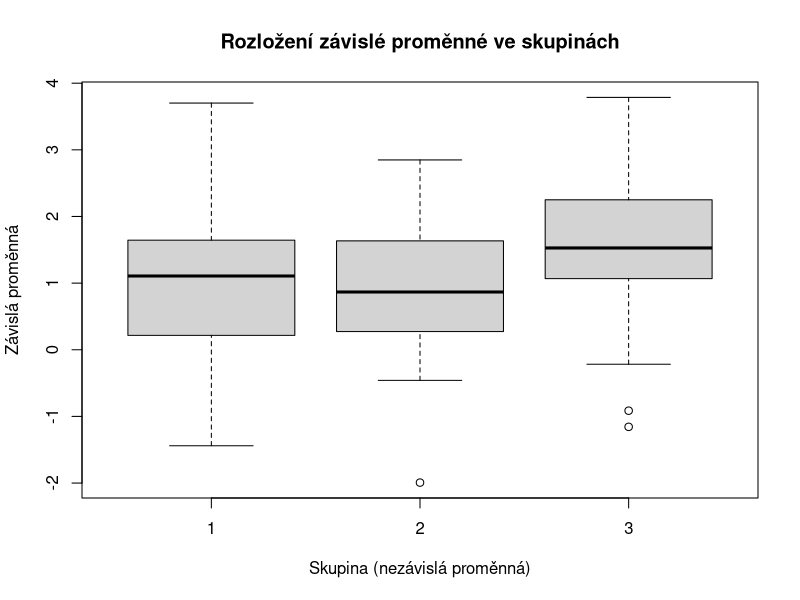
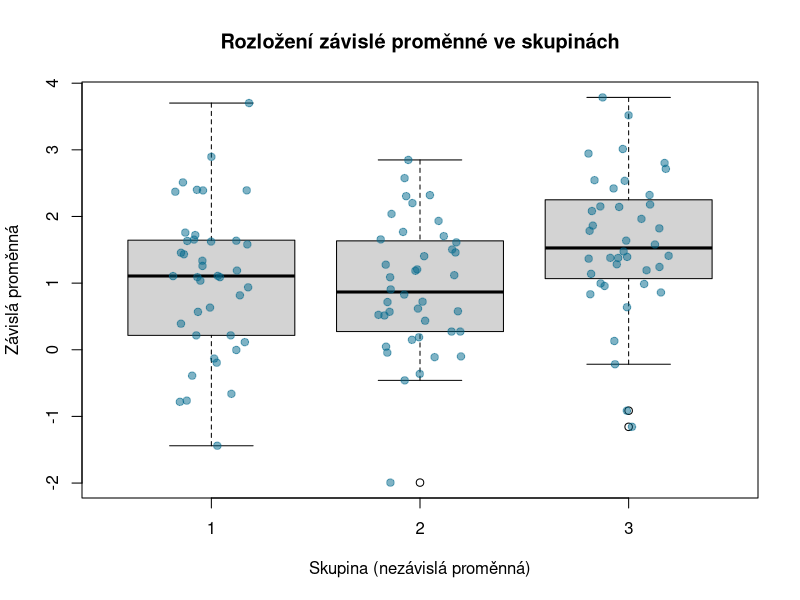
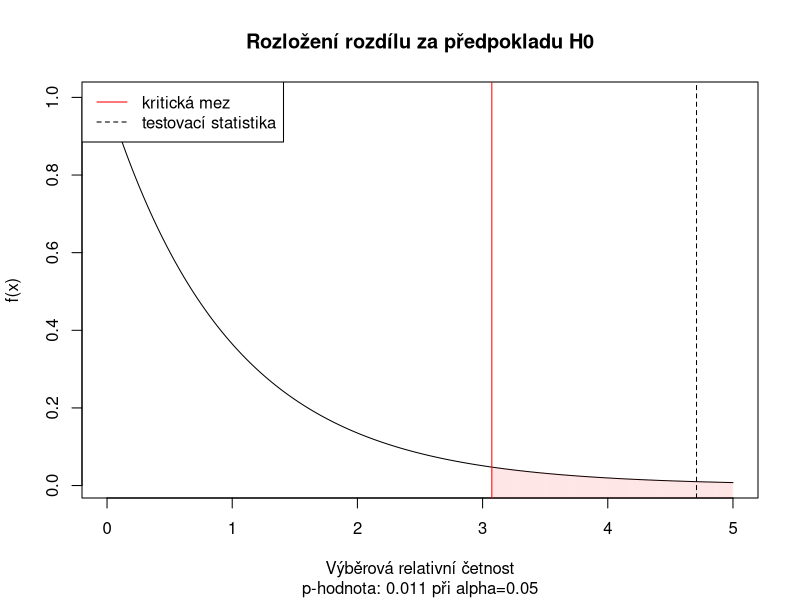
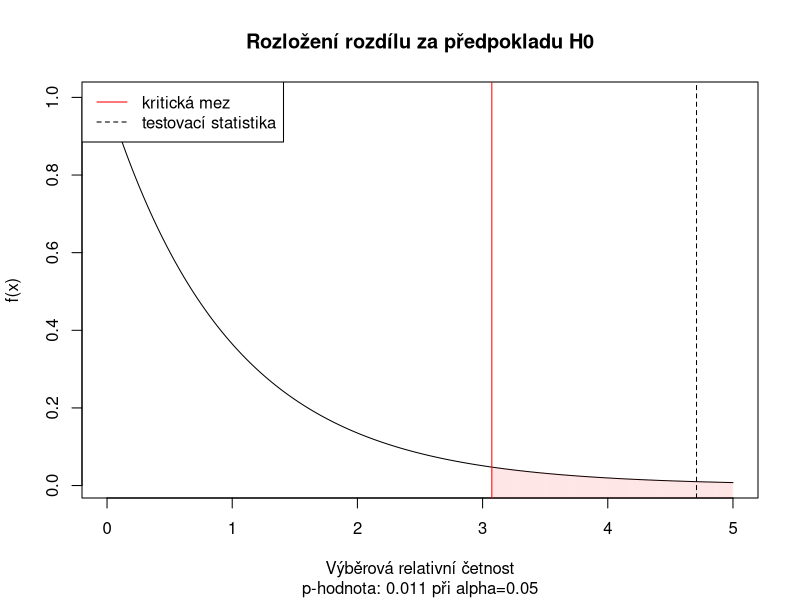

Reproduce these figures in R, in order.
## ---- chunk 1
knitr::opts_chunk$set(echo = TRUE, fig.width = 10)
## ---- chunk 2
m <- 4
k <- m*(m-1) / 2
alpha <- 0.05
fwer = 1-(1-alpha)^k
print(paste0("Pravděpodobnost chyby I. druhu při ", k, " počtu t-testů je: ", fwer))
## ---- chunk 3
set.seed(42) #aby nam vyse
mu <- c(1,1,1.5)
n <- 120 #pocet pozorování
m <- 3 # pocet skupin

# vyber
z <- rnorm(n = n, mean = mu) # nas vyber z populace
k <- rep(c(1,2,3), n/m) # vektor, ktery urcujez jake skupiny je pozorovani
## ---- chunk 4
aggregate(z~k, FUN = mean)
## ---- chunk 5
boxplot(z~k, 
        xlab = "Skupina (nezávislá proměnná)", 
        ylab = "Závislá proměnná", 
        main = "Rozložení závislé proměnné ve skupinách")
## ---- chunk 6
boxplot(z~k, 
        xlab = "Skupina (nezávislá proměnná)", 
        ylab = "Závislá proměnná", 
        main = "Rozložení závislé proměnné ve skupinách")
points(jitter(k),z, pch = 19, col = adjustcolor("deepskyblue4", alpha.f = 0.5))
## ---- chunk 7
sum_squares <- function(x, prumer) {
  sum((x-prumer)^2)
}

ss_total <- sum_squares(z, mean(z))
ss_uvnitr <- 0
ss_mezi <- 0
for(i in 1:m) {
  ss_uvnitr <- sum_squares(z[k==i], mean(z[k==i])) + ss_uvnitr
  ss_mezi <- sum(k==i) * sum_squares(mean(z[k==i]), mean(z)) + ss_mezi
}

s_v_1 <- m - 1
s_v_2 <- n - m


f <- (ss_mezi / s_v_1) / (ss_uvnitr / s_v_2)


print(paste0("Celkový sum of squares: ", ss_total))
print(paste0("Sum of squares uvnitř skupin: ", sum(ss_uvnitr)))
print(paste0("Sum of squares mezi skupinami: ", sum(ss_mezi)))
## ---- chunk 8
alpha <- 0.05
kriticka_mez <- qf(1-alpha, df1 = s_v_1, df2 = s_v_2) 
p <- 1-pf(f, df1 = s_v_1, df2 = s_v_2)

x <- seq(0, 5, by = 0.001)
pdf <- df(x, df1=s_v_1, df2=s_v_2)
plot(x, pdf, 
     xlab = "Výběrová relativní četnost", ylab = "f(x)", 
     main = "Rozložení rozdílu za předpokladu H0",
     sub = paste0("p-hodnota: ", round(p, 3), " při alpha=", alpha),
     type = "l")
abline(v = kriticka_mez, col = "red")
# oblast zamitnuti H0
for(i in c(1:length(x))) {
  if(x[i] > kriticka_mez) {
    lines(c(x[i], x[i]), c(-1, pdf[i]), 
          col = adjustcolor("red", alpha.f = 0.01))
  }
}
abline(v = f, lty = 2)
legend("topleft", 
       c("kritická mez", "testovací statistika"), 
       col = c("red", "black"), 
       lty = c(1,2))
## ---- chunk 9
m_anova <- aov(z~as.factor(k)) # pozor nezavisla promenna musi byt factor
s_anova <- summary(m_anova) # takto získáme nejzakladnejsi vysledky
print(s_anova)

# takto bychom mohli reprodukovat graf nahore - pouzijeme vystup z aov a pomoci funkce anova muzeme extrahovat jednotlive hodnoty z anova
anova_vystup <- anova(m_anova)

s_v_1 <- anova_vystup$Df[1]
s_v_2 <- anova_vystup$Df[2]
f <- anova_vystup$`F value`[1]
p <- anova_vystup$`Pr(>F)`[1]

x <- seq(0, 5, by = 0.001)
kriticka_mez <- qf(1-alpha, df1 = s_v_1, df2 = s_v_2) 

pdf <- df(x, df1=s_v_1, df2=s_v_2)
plot(x, pdf, 
     xlab = "Výběrová relativní četnost", ylab = "f(x)", 
     main = "Rozložení rozdílu za předpokladu H0",
     sub = paste0("p-hodnota: ", round(p, 3), " při alpha=", alpha),
     type = "l")
abline(v = kriticka_mez, col = "red")
# oblast zamitnuti H0
for(i in c(1:length(x))) {
  if(x[i] > kriticka_mez) {
    lines(c(x[i], x[i]), c(-1, pdf[i]), 
          col = adjustcolor("red", alpha.f = 0.01))
  }
}
abline(v = f, lty = 2)
legend("topleft", 
       c("kritická mez", "testovací statistika"), 
       col = c("red", "black"), 
       lty = c(1,2))
